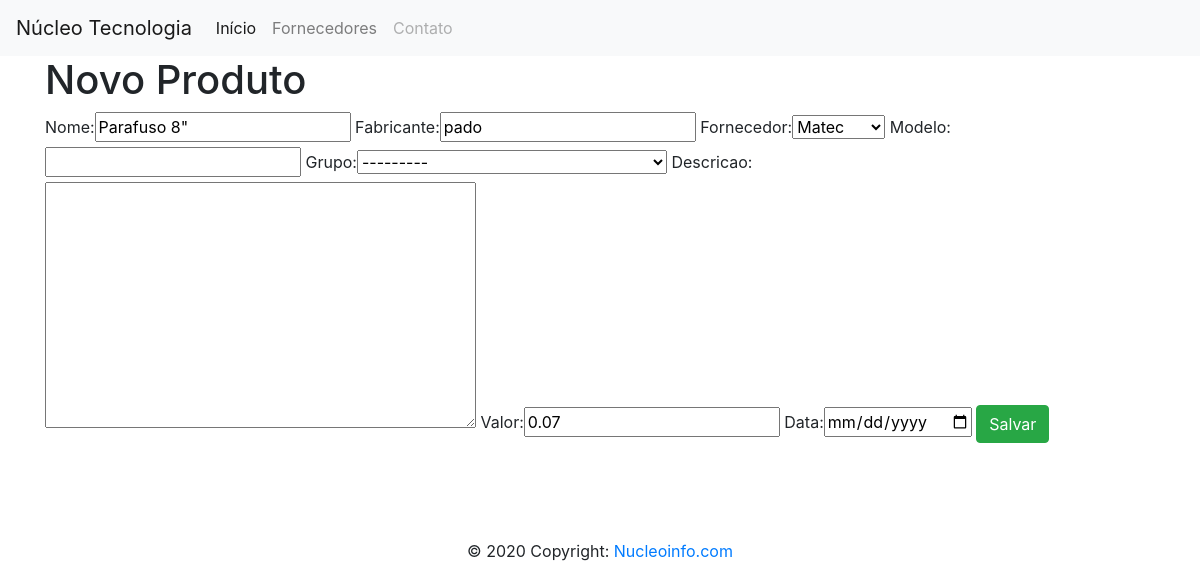
/atualizar/14/, run on an earlier commit of the app's database.
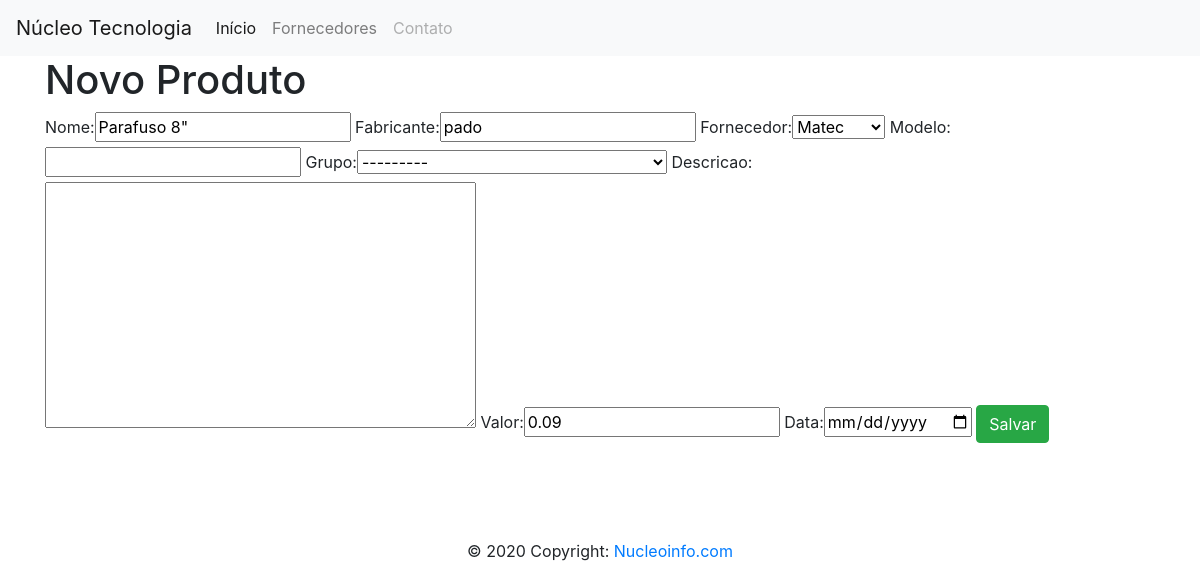
And on a later commit of the database.
### contatos/models.py (models this page shows, shortened)
class Produtos(models.Model):
    nome = models.CharField(max_length= 300)
    fabricante = models.CharField(max_length = 30)
    modelo = models.CharField(max_length=50,blank=True,null=True)
    grupo = models.ForeignKey(Grupos,null=True,blank=True, on_delete= models.PROTECT)
    descricao = models.TextField(null= True,blank= True, max_length=2000, default="")
    valor = models.FloatField(null=False, default=0)
    fornecedor = models.ForeignKey(Fornecedor,null=True, blank=True, on_delete = models.PROTECT)
    data = models.DateTimeField()

class Grupos (models.Model):
    nome = models.CharField(max_length=50)
    def __str__(self):
        return self.nome

### contatos/views.py (the view)
# urls.py: path('atualizar/<int:id>/', atualizar_contato, name = "atualizar_contato"),
def atualizar_contato(request, id):
    contato = get_object_or_404(Produtos, pk=id)
    form = FormularioContato(request.POST or None, instance = contato)
    if form.is_valid():
        form.save()
        return redirect('lista_contatos')
    return render(request,'formulario_contato.html', {'form' : form})

### contatos/forms.py
class FormularioContato(ModelForm):
    class Meta:
        model = Produtos
        fields = ['nome','fabricante','fornecedor','modelo','grupo','descricao','valor','data']
        widgets = {
            'data': DateInput(attrs={'type': 'date',})
        }

### contatos/models.py (called while the page is built)
    def __str__(self):
        return self.razao_social

### templates/formulario_contato.html (shortened to what this page needs)
{% extends 'base.html' %}
{% load bootstrap %}
{% block main %}
    <h1>Novo Produto</h1>
    <form method="POST">
        {{ form|bootstrap }}
        <button type="submit" class="btn btn-success">Salvar</button>
    </form>
{% endblock %}

What changed in the data, as far as the page shows it:
changed Produtos "pado": valor "0.07" → "0.09"
